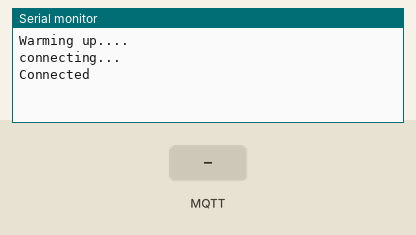
A sketch run on a simulated Arduino MKR. Parts: the last lines printed to the serial monitor. The test bench sets the inputs (shaded band). No MQTT or app messages arrive unless stated.

Above: at 4.2 s.
4.3 s: MQTT message "1" arrives on the first subscribed topic
At 5.5 s:
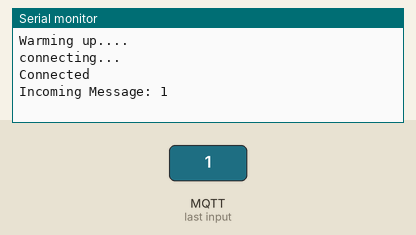
5.8 s: MQTT message "on" arrives on the first subscribed topic
At 6.6 s:
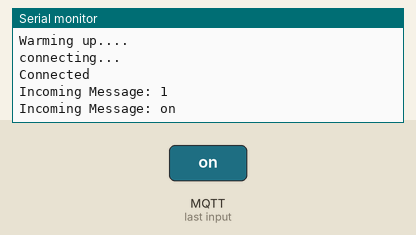
7.3 s: MQTT message "off" arrives on the first subscribed topic
At 7.8 s:
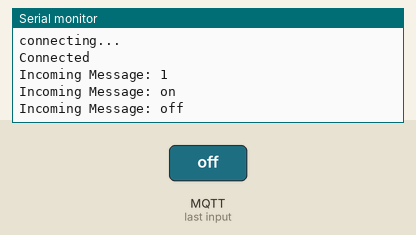

Measured:
- after the input at 4.3 s, the serial monitor: prints a new line at once (image 1)
- after the input at 5.8 s, the serial monitor: prints a new line at once (image 2)
- after the input at 7.3 s, the serial monitor: prints a new line at once (image 3)

The sketch:

catm1_hello_mosquitto.ino
```cpp
// libraries
#include <MKRNB.h>
#include <PubSubClient.h>

//The MKRNB lib needs this even if its blank
const char PINNUMBER[]     = "";

#define TOKEN ""
#define MQTT_CLIENT_NAME "catm1"

//broker url in here, demo is using eclipse test server
char mqttBroker[]  = "iot.eclipse.org";

//broker port in here
int mqttPort = 1883;

//var things for storage
char payload[100];
char topic[150];
char topicSubscribe[100];

//change this value to subscribe to a different topic
char subtopic[50] = "telstradev";

// initialize the library instance
NBClient client;
GPRS gprs;
NB nbAccess;

//connect the pubsub client
PubSubClient conn(client);

//for the callbacks from the broker
void callback(char* topic, byte* payload, unsigned int length) {
  char p[length + 1];
  memcpy(p, payload, length);
  p[length] = NULL;
  String message(p);

  //output broker message to serial
  Serial.println("Incoming Message: " + message);
}

//connection and reconnection function
void reconnect() {
    while (!conn.connected()) {

    // Attemp to connect
    if (conn.connect(MQTT_CLIENT_NAME, TOKEN, "")) {
      Serial.println("Connected");
      conn.subscribe("online");
    } else {
      Serial.print("Failed, rc=");
      Serial.print(conn.state());
      Serial.println(" try again in 2 seconds");
      // Wait 2 seconds before retrying
      delay(2000);
    }
  }
}

void setup() {
  // initialize serial communications and wait for port to open:
  Serial.begin(9600);
  while (!Serial) {
    ; // wait for serial port to connect. Needed for native USB port only
  }

  Serial.println("Warming up....");
  // connection state
  boolean connected = false;

  while (!connected) {
    if ((nbAccess.begin(PINNUMBER) == NB_READY) &&
        (gprs.attachGPRS() == GPRS_READY)) {
      connected = true;
    } else {
      Serial.println("Not connected");
      delay(1000);
    }
  }

  Serial.println("connecting...");

  //set the connection
  conn.setServer(mqttBroker, mqttPort);

  //set the callback
  conn.setCallback(callback);

  //subscribe to a topic
  sprintf(topicSubscribe, subtopic);

}

void loop() {

  //if the connection drops then reconnect it
  if (!conn.connected()) {
    reconnect();
    conn.subscribe(topicSubscribe);
  }
  conn.loop();

  //publish to the broker queue
  conn.publish(subtopic, "Hello MQTT world");

}
```
